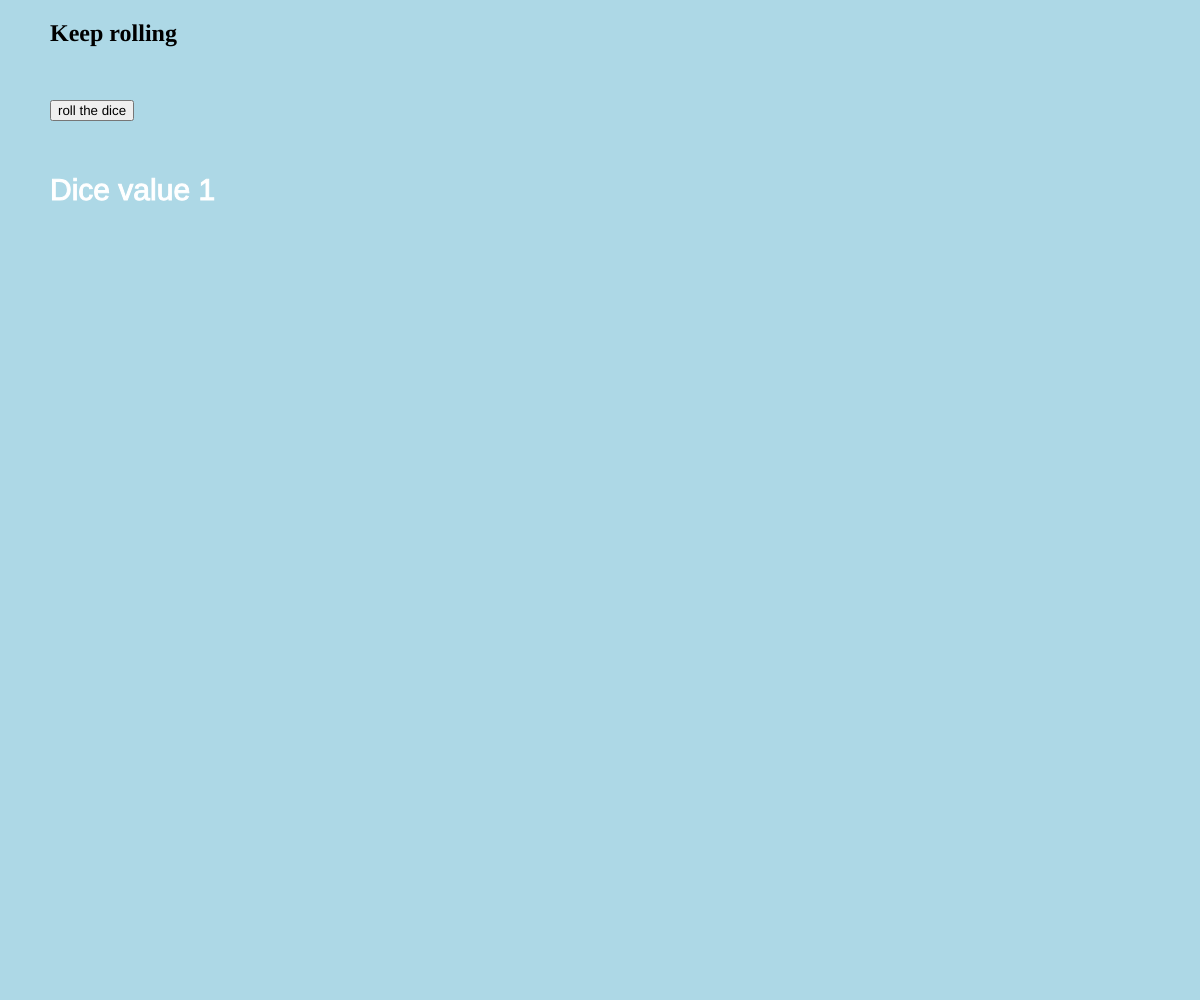
Frame 1 (no input)
Frame 60 (no input): identical to frame 1, image omitted
Frame 120 (the mouse pressed at the canvas centre since frame 60): identical to frame 1, image omitted

The p5.js sketch that drew this single still picture (run headless with seeded random() and noise() and a simulated clock; from frame 60 on, the mouse is pressed at the canvas centre):

// p5.js sketch
// ── sketch.js
let button;
let elem;
let dice=1;

function setup() {
  elem = createElement("h2","Keep rolling");
  elem.position (50,0);
  createCanvas(windowWidth, windowHeight);
  button = createButton ("roll the dice");
  button.position(50,100);
  button.mousePressed(rollDice);
}

function draw() {
  background("lightblue");
  stroke("white");
  strokeWeight(1);
  fill("white");
  textSize(30);
  text("Dice value " + dice, 50,200); //spazio a fine stringa separa poi dice dal testo 
}

function rollDice (){
  dice= random(1,6);
  //voglio solo numeri interi
  //dice =floor(dice); //arrotonda per difetto
  dice=ceil(dice); //arrotonda per eccesso 
}
